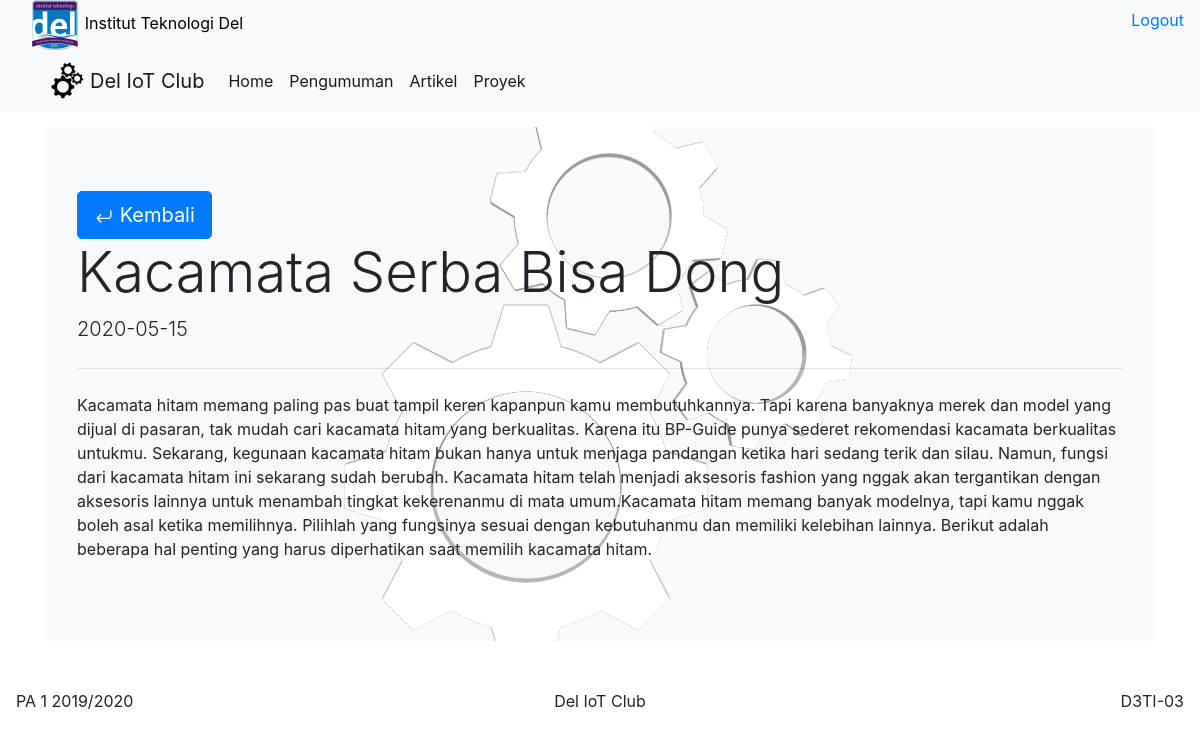
The page /anggota/detail/proyek.php?id_proyek=1 on the database its author committed.
### tables this page shows
CREATE TABLE `proyek` (
  `id_proyek` int(11) NOT NULL,
  `tanggal_proyek` date NOT NULL,
  `namaProyek` varchar(255) NOT NULL,
  `deskripsiProyek` text NOT NULL
);

### anggota/detail/proyek.php (the view, shortened to what this page needs)
<?php
    include_once('../common/functions.php');
    include_once('../header.php');
    $id_proyek = $_GET['id_proyek'];
    $data = query("SELECT * from proyek WHERE id_proyek=$id_proyek")[0];
?>
<div class="container mt-3">
  <div class="jumbotron bg-light" style="background:url('<?= BASEURL;?>/public/img/iot2.png') no-repeat center;size:cover;">
    <a href="../proyek.php">
      <button type="button" class="btn btn-primary btn-lg">
        Kembali
      </button>
    </a>
    <h1 class="display-4"><?= $data['namaProyek'];?></h1>
    <p class="lead"><?= $data['tanggal_proyek'];?></p>
    <hr class="my-4">
    <p><?= $data['deskripsiProyek'];?></p>
  </div>
</div>
<?php
  include_once('../../public/footer.php');
?>

### rows shown on the page
proyek: namaProyek "Kacamata Serba Bisa Dong", tanggal_proyek "2020-05-15", deskripsiProyek "Kacamata hitam memang paling pas buat tampil keren kapanpun kamu membutuhkannya. Tapi karena banyaknya merek dan model yang dijual di pasaran, tak mudah cari kacamata hitam yang berkualitas. Karena itu BP-Guide punya sederet rekomendasi kacamata berkualitas untukmu. Sekarang, kegunaan kacamata hitam bukan hanya untuk menjaga pandangan ketika hari sedang terik dan silau. Namun, fungsi dari kacamata hitam ini sekarang sudah berubah. Kacamata hitam telah menjadi aksesoris fashion yang nggak akan tergantikan dengan aksesoris lainnya untuk menambah tingkat kekerenanmu di mata umum.Kacamata hitam memang banyak modelnya, tapi kamu nggak boleh asal ketika memilihnya. Pilihlah yang fungsinya sesuai…"
